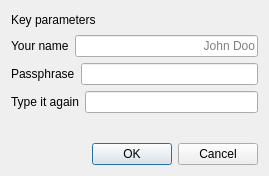
<?xml version="1.0" encoding="UTF-8"?>
<ui version="4.0">
 <class>GenerateKeyDialog</class>
 <widget class="QDialog" name="GenerateKeyDialog">
  <property name="geometry">
   <rect>
    <x>0</x>
    <y>0</y>
    <width>269</width>
    <height>176</height>
   </rect>
  </property>
  <property name="windowTitle">
   <string>Generate a key</string>
  </property>
  <layout class="QVBoxLayout" name="verticalLayout">
   <item>
    <widget class="QLabel" name="label">
     <property name="text">
      <string>Key parameters</string>
     </property>
    </widget>
   </item>
   <item>
    <layout class="QHBoxLayout" name="horizontalLayout_3">
     <item>
      <widget class="QLabel" name="label_3">
       <property name="text">
        <string>Your name</string>
       </property>
      </widget>
     </item>
     <item>
      <widget class="QLineEdit" name="edit_name">
       <property name="text">
        <string/>
       </property>
       <property name="alignment">
        <set>Qt::AlignRight|Qt::AlignTrailing|Qt::AlignVCenter</set>
       </property>
       <property name="placeholderText">
        <string>John Doo</string>
       </property>
      </widget>
     </item>
    </layout>
   </item>
   <item>
    <layout class="QHBoxLayout" name="horizontalLayout_4">
     <item>
      <widget class="QLabel" name="label_4">
       <property name="text">
        <string>Passphrase</string>
       </property>
      </widget>
     </item>
     <item>
      <widget class="QLineEdit" name="edit_password">
       <property name="echoMode">
        <enum>QLineEdit::Password</enum>
       </property>
      </widget>
     </item>
    </layout>
   </item>
   <item>
    <layout class="QHBoxLayout" name="horizontalLayout_2">
     <item>
      <widget class="QLabel" name="label_2">
       <property name="text">
        <string>Type it again</string>
       </property>
      </widget>
     </item>
     <item>
      <widget class="QLineEdit" name="edit_password_bis">
       <property name="echoMode">
        <enum>QLineEdit::Password</enum>
       </property>
      </widget>
     </item>
    </layout>
   </item>
   <item>
    <widget class="QLabel" name="label_errors">
     <property name="text">
      <string/>
     </property>
    </widget>
   </item>
   <item>
    <widget class="QDialogButtonBox" name="button_box">
     <property name="orientation">
      <enum>Qt::Horizontal</enum>
     </property>
     <property name="standardButtons">
      <set>QDialogButtonBox::Cancel|QDialogButtonBox::Ok</set>
     </property>
    </widget>
   </item>
  </layout>
 </widget>
 <resources/>
 <connections>
  <connection>
   <sender>button_box</sender>
   <signal>accepted()</signal>
   <receiver>GenerateKeyDialog</receiver>
   <slot>accept()</slot>
   <hints>
    <hint type="sourcelabel">
     <x>248</x>
     <y>254</y>
    </hint>
    <hint type="destinationlabel">
     <x>157</x>
     <y>274</y>
    </hint>
   </hints>
  </connection>
  <connection>
   <sender>button_box</sender>
   <signal>rejected()</signal>
   <receiver>GenerateKeyDialog</receiver>
   <slot>reject()</slot>
   <hints>
    <hint type="sourcelabel">
     <x>316</x>
     <y>260</y>
    </hint>
    <hint type="destinationlabel">
     <x>286</x>
     <y>274</y>
    </hint>
   </hints>
  </connection>
  <connection>
   <sender>edit_name</sender>
   <signal>textEdited(QString)</signal>
   <receiver>GenerateKeyDialog</receiver>
   <slot>check()</slot>
   <hints>
    <hint type="sourcelabel">
     <x>165</x>
     <y>42</y>
    </hint>
    <hint type="destinationlabel">
     <x>134</x>
     <y>87</y>
    </hint>
   </hints>
  </connection>
  <connection>
   <sender>edit_password</sender>
   <signal>textEdited(QString)</signal>
   <receiver>GenerateKeyDialog</receiver>
   <slot>check()</slot>
   <hints>
    <hint type="sourcelabel">
     <x>167</x>
     <y>73</y>
    </hint>
    <hint type="destinationlabel">
     <x>134</x>
     <y>87</y>
    </hint>
   </hints>
  </connection>
  <connection>
   <sender>edit_password_bis</sender>
   <signal>textEdited(QString)</signal>
   <receiver>GenerateKeyDialog</receiver>
   <slot>check()</slot>
   <hints>
    <hint type="sourcelabel">
     <x>170</x>
     <y>104</y>
    </hint>
    <hint type="destinationlabel">
     <x>134</x>
     <y>87</y>
    </hint>
   </hints>
  </connection>
 </connections>
 <slots>
  <slot>check()</slot>
 </slots>
</ui>
